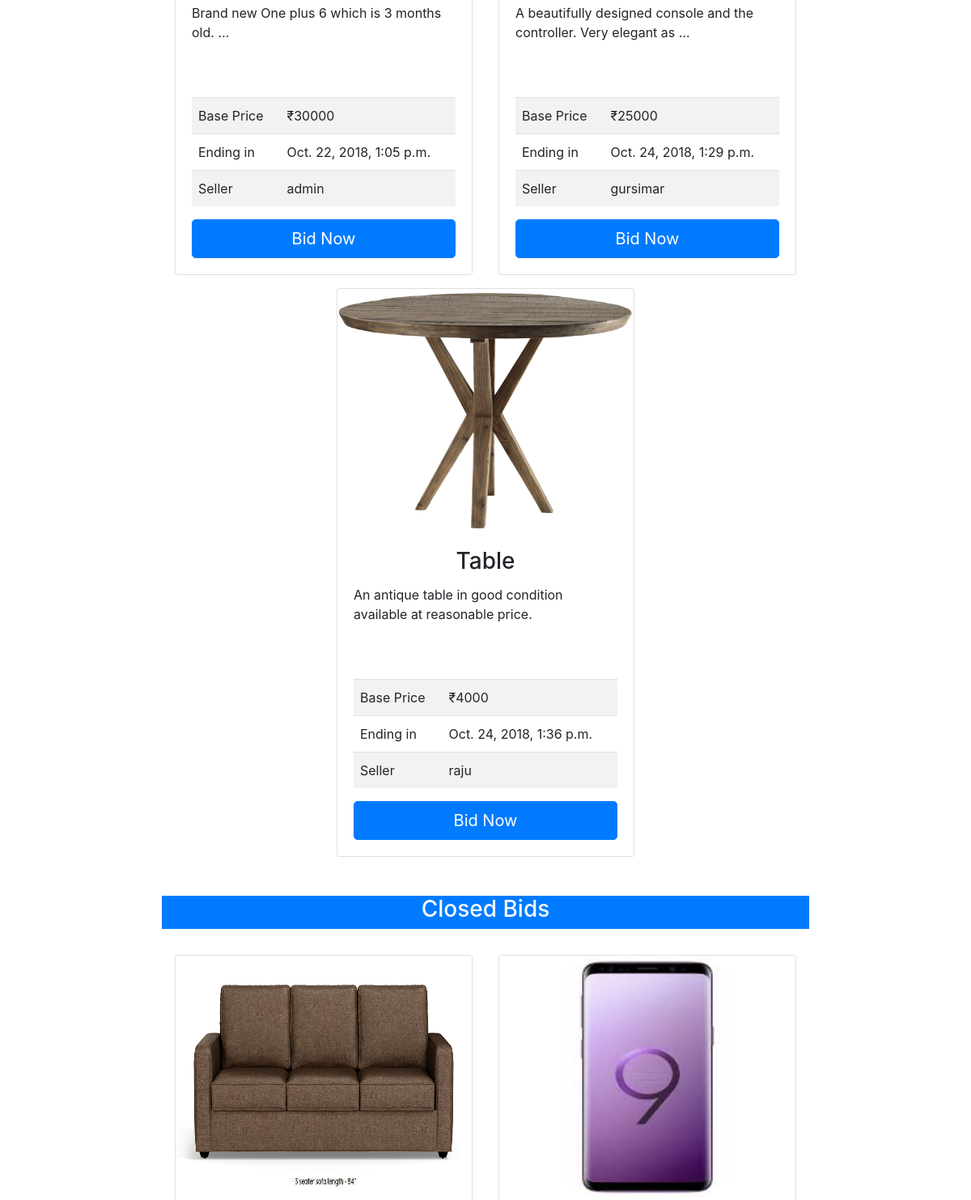
Before: /addauction/ (middle part) with the older database file.
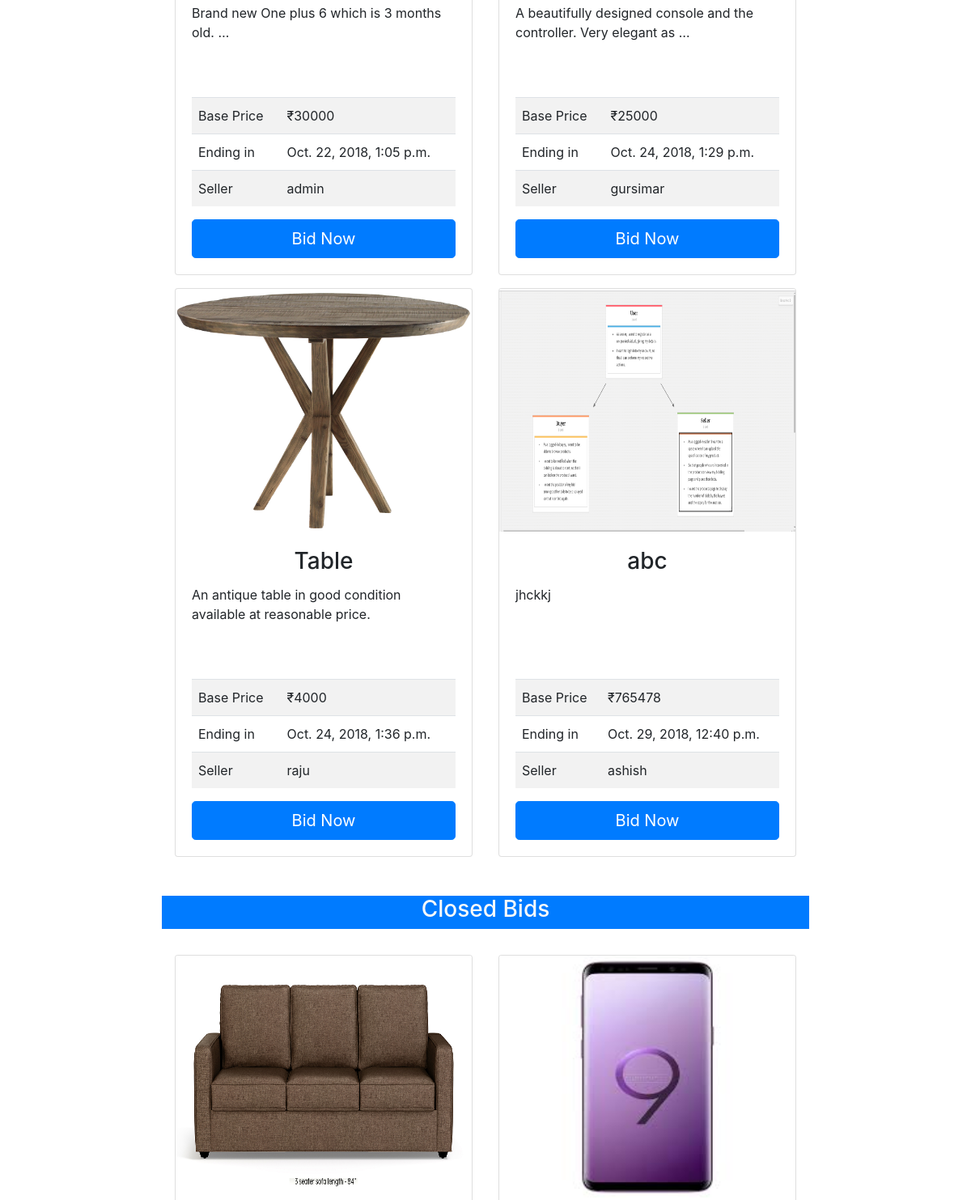
After: the same page with the newer database file.
### auction/models.py (models this page shows, shortened)
class auction(models.Model):
    LOC = (
        ('BG', 'Bangalore'),
        ('MUM', 'Mumbai'),
        ('DL', 'Delhi'),
    )
    status = (
        ('A', 'Active'),
        ('U', 'Upcoming'),
        ('F', 'Finished'),
    )
    title = models.CharField(max_length=150)
    description = models.TextField()
    base_price = models.IntegerField()
    creation_time = models.DateTimeField(auto_now_add=True)
    start_time = models.DateTimeField()
    end_time = models.DateTimeField()
    seller = models.ForeignKey(User, on_delete=models.CASCADE)
    location = models.CharField(max_length=25)
    status = models.CharField(max_length=1, default='U')
    image = models.FileField(name='image')
    class Meta:
        ordering = ['end_time']

### auction/views.py (the view)
# urls.py: path('addauction/', views.add_auction, name='addauction'),
def add_auction(request):
    if request.user.is_authenticated:
        if not request.method == 'POST':
            form = createAuction()
            return render(request, 'add_auction.html', {'form': form})
        else:
            form = createAuction(request.POST, request.FILES)
            if form.is_valid():
                cd = form.cleaned_data
                end_time = cd['end_time']
                start_time = cd['start_time']
                if (end_time - datetime.now(pytz.timezone('Asia/Kolkata'))).total_seconds() < 86400:
                    message = "The minimum duration of an auction is 24hours. You have to change the end time."
                    form = createAuction()
                    return render(request, 'add_auction.html', {'msg': message, 'form': form})
                if (start_time < datetime.now(pytz.timezone('Asia/Kolkata'))):
                    message = "The auction should start after creation."
                    form = createAuction()
                    return render(request, 'add_auction.html', {'msg': message, 'form': form})
                product = form.save(commit=False)
                product.seller = request.user
                product.image = request.FILES['image']
                file_type = product.image.url.split('.')[-1]
                file_type = file_type.lower()
                if file_type not in IMAGE_FILE_TYPES:
                    message = "This filetype is not supported."
                    form = createAuction()
                    return render(request, 'add_auction.html', {'msg': message, 'form': form})
                product.save()
                message = "New auction has been saved"
                return render(request, 'product_added.html', {'message': message})
            else:
                form = createAuction()
                return render(request, 'add_auction.html', {'form': form, 'error': "Not valid data"})
    else:
        message = "You have to log in first"
        posts = auction.objects.all()
        return render(request, "home.html", {'msg': message, 'posts': posts})

### auction/templates/home.html (shortened to what this page needs)
{% extends "base.html" %}
{% block content %}
<div class="container-fluid col-lg-8">
    <div class="card-deck px-auto py-3">
         {%  for post in posts %}
            {% if post.status == 'U' %}
               <div class="card product mb-3 " style="min-width: 20rem;max-width: 23rem;">
               <img class="card-img-top" src="{{ post.image.url }}" alt="Card image cap">
                <div class="card-body">
                    <h3 class="card-title text-center">{{ post.title }}</h3>
                    <p class="description justify-left">{{ post.description|truncatewords:10 }}</p>
                  <table class="table table-striped">
                      <tr>
                          <td class="px-2">Base Price</td>
                          <td>&#x20b9;{{ post.base_price }}</td>
                      </tr>
                      <tr>
                          <td class="px-2">Ending in</td>
                          <td>{{ post.end_time }}</td>
                      </tr>
                      <tr>
                          <td class="px-2">Seller</td>
                          <td >{{ post.seller.username }} </td>
                      </tr>
                  </table>
                    <a class="btn btn-primary btn-lg" style="width: 100%" href="/auction/{{ post.id }}/">Bid Now</a>
                </div>
              </div>
             {% endif %}
        {% endfor %}
    </div>
</div>
<div class="container-fluid col-lg-8">
    <div class="row bg-primary my-3">
        <H3 class="text-center text-light rounded mx-auto">Closed Bids</H3>
    </div>
    <div class="card-deck px-auto py-3">
         {%  for post in posts %}
            {% if post.status == 'F' %}
               <div class="card product mb-3 " style="min-width: 20rem;max-width: 23rem;">
               <img class="card-img-top" src="{{ post.image.url }}" alt="Card image cap">
              </div>
             {% endif %}
        {% endfor %}
    </div>
</div>
{% endblock %}

Changed rows visible on the page:
added auction: image (picture), title "abc", description "jhckkj", base_price "765478", end_time "Oct. 29, 2018, 12:40 p.m.", seller.username "ashish"
